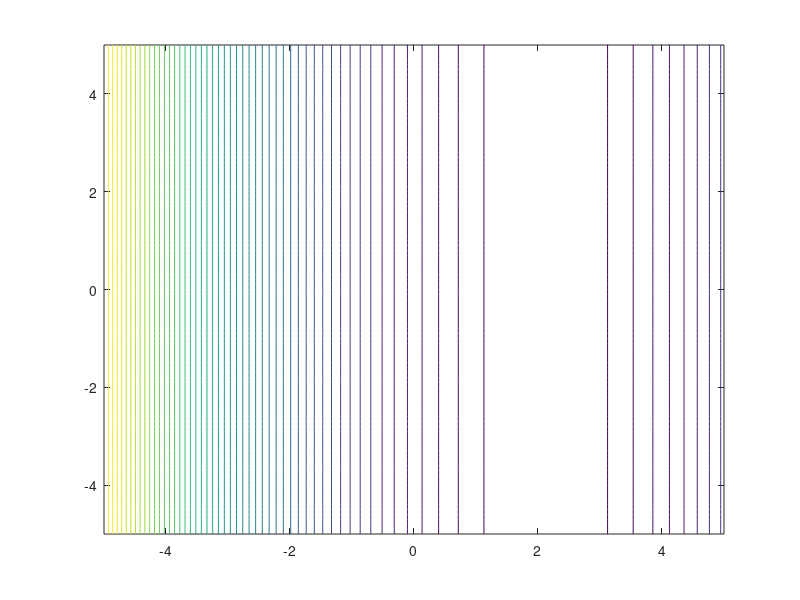

Reproduce this figure in MATLAB. (Note: this script raises an error after producing the figure.)
clear; clc; close all; 
%% plot 
b = 5;
st = 0.1; 
[X,Y] = meshgrid(-b:st:b, -b:st:b);
z=(1.5-X+X*Y').^2+(2.25-X+X*Y'.^2).^2+(2.625-X+X*Y'.^3).^2; 
contour(X,Y,z,50,'ShowText','off');
hold on;
% scatter(x(1,:),x(2,:)); 
% plot(x(1,:),x(2,:)); 
% title('BFGS method'); 

%% optimize
x = [-1;0;0;0]; 
eps = 1e-4; 
i = 1;
k = 0;
r = -fi_(x(:,1)); 
d = r; 
delta_new = r'*r; 
delta_0 = delta_new; 
% scatter(x(1),x(2)); 

while i < 50 && delta_new > eps^2*delta_0
    j = 1; 
    delta_d = d'*d; 
    alpha = 10; 
    while (j < 10) && (alpha^2*delta_d) > eps^2
        h = hessn(x); 
        alpha = - fi_(x)'*d/(d'*h*d); 
%         alpha = 5e-3; 
        x = x + alpha*d;
        j = j +1;
    end 
%     plot(x(1),x(2)); 
    fx(:,i) = x; 
    fx_y(:,i) = fi(x); 
%     scatter(x(1),x(2)); 
    r = -fi_(x);
    delta_old = delta_new; 
    delta_new = r'*r; 
    B = delta_new/delta_old; 
    d = r+B*d; 
    k = k+1; 
    if k == 10 || r'*d <=0
        d = r;
        k = 0;
    end 
    i = i+1; 
end 

plot(fx(1,:),fx(2,:));  
scatter(fx(1,end), fx(2,end)); 
figure();
plot(fx_y); 